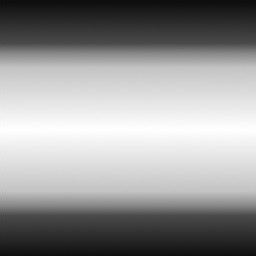
//> input picture projects/pdi/imagemTilt1.jpeg, 256 x 256 px, given in place of the camera
$ ./equalize   (built with g++ and OpenCV 4)
//> lines starting //> are read from the running program, lines starting //| are printed output that depends on the picture
#include <iostream>
#include <opencv2/opencv.hpp>

using namespace cv;
using namespace std;

int main(int argc, char** argv){
  Mat image;
  int width, height;
  VideoCapture cap;
  vector<Mat> planes;
  Mat histR, histG, histB;
  int nbins = 64;
  float range[] = {0, 256};
  const float *histrange = { range };
  bool uniform = true;
  bool acummulate = false;

  cap.open(0);

  if(!cap.isOpened()){
    cout << "cameras indisponiveis";
    return -1;
  }

  width  = cap.get(CV_CAP_PROP_FRAME_WIDTH);
  height = cap.get(CV_CAP_PROP_FRAME_HEIGHT);

  cout << "largura = " << width << endl;
  cout << "altura  = " << height << endl;

  int histw = nbins, histh = nbins/2;
  Mat histImgR(histh, histw, CV_8UC3, Scalar(0,0,0));
  Mat histImgG(histh, histw, CV_8UC3, Scalar(0,0,0));
  Mat histImgB(histh, histw, CV_8UC3, Scalar(0,0,0));

    vector<Mat> channels;
    Mat img_hist_equalized;

  while(1){
    cap >> image;
//> image is the input picture: 256 rows x 256 cols, CV_8UC3; min 12, max 255, mean 149.5

    cvtColor(image, img_hist_equalized, CV_BGR2YCrCb);
//> img_hist_equalized: 256 rows x 256 cols, CV_8UC3; mean of channels 0, 1, 2 149.5, 128, 128
    //change the color image from BGR to YCrCb format

    split(img_hist_equalized,channels);
//> channels[1]: 256 rows x 256 cols, CV_8UC1; every value is 128
    //split the image into channels

    equalizeHist(channels[0], channels[0]);
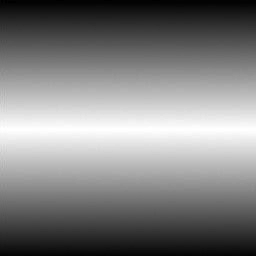
//> channels[0]: 256 rows x 256 cols, CV_8UC1; min 0, max 255, mean 128.4
    //equalize histogram on the 1st channel (Y)

    merge(channels,img_hist_equalized);
//> img_hist_equalized: 256 rows x 256 cols, CV_8UC3; mean of channels 0, 1, 2 128.4, 128, 128
    //merge 3 channels including the modified 1st channel into one image

    cvtColor(img_hist_equalized, img_hist_equalized, CV_YCrCb2BGR);
    //change the color image from YCrCb to BGR format (to display image properly)

    split (img_hist_equalized, planes);
    calcHist(&planes[0], 1, 0, Mat(), histR, 1,
             &nbins, &histrange,
             uniform, acummulate);
//> histR = 64 values, max 1512 at index 35, min 631 at index 62, mean 1024
    calcHist(&planes[1], 1, 0, Mat(), histG, 1,
             &nbins, &histrange,
             uniform, acummulate);
//> histG has the same summary as histR
    calcHist(&planes[2], 1, 0, Mat(), histB, 1,
             &nbins, &histrange,
             uniform, acummulate);
//> histB has the same summary as histR

    normalize(histR, histR, 0, histImgR.rows, NORM_MINMAX, -1, Mat());
//> histR = 64 values, max 32 at index 35, min 0 at index 62, mean 14.27
    normalize(histG, histB, 0, histImgR.rows, NORM_MINMAX, -1, Mat());
//> histB has the same summary as histR
    normalize(histB, histB, 0, histImgR.rows, NORM_MINMAX, -1, Mat());

    histImgR.setTo(Scalar(0));
    histImgG.setTo(Scalar(0));
    histImgB.setTo(Scalar(0));

    for(int i=0; i<nbins; i++){
      line(histImgR, Point(i, histh),
           Point(i, cvRound(histR.at<float>(i))),
           Scalar(0, 0, 255), 1, 8, 0);
      line(histImgG, Point(i, histh),
           Point(i, cvRound(histG.at<float>(i))),
           Scalar(0, 255, 0), 1, 8, 0);
      line(histImgB, Point(i, histh),
           Point(i, cvRound(histB.at<float>(i))),
           Scalar(255, 0, 0), 1, 8, 0);
    }
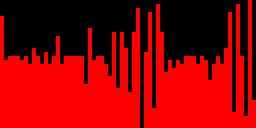
//> histImgR: 32 rows x 64 cols, CV_8UC3 (shown 4 times larger); mean B, G, R 0, 0, 142.3
//> histImgG: 32 rows x 64 cols, CV_8UC3; every value is 0
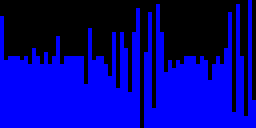
//> histImgB: 32 rows x 64 cols, CV_8UC3 (shown 4 times larger); mean B, G, R 142.3, 0, 0
    histImgR.copyTo(image(Rect(0, 0       ,nbins, histh)));
    histImgG.copyTo(image(Rect(0, histh   ,nbins, histh)));
    histImgB.copyTo(image(Rect(0, 2*histh ,nbins, histh)));
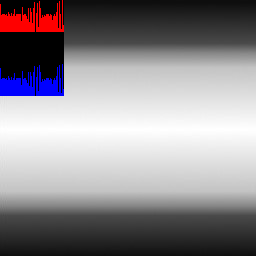
//> image: 256 rows x 256 cols, CV_8UC3; mean B, G, R 143.1, 138.6, 143.1
    imshow("image", img_hist_equalized);
    if(waitKey(30) >= 0) break;
//> the Esc key is pressed
  }
  return 0;
}

$ run again, on projects/pdi/biel.png
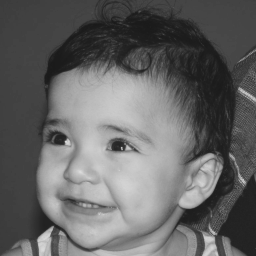
//> input picture projects/pdi/biel.png, 256 x 256 px, given in place of the camera
//> image is the input picture: 256 rows x 256 cols, CV_8UC3; min 26, max 219, mean 100.9
//> `equalizeHist(channels[0], channels[0]);`:
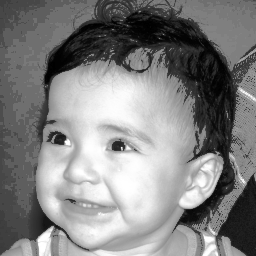
//> channels[0]: 256 rows x 256 cols, CV_8UC1; min 0, max 255, mean 129.8
//> `calcHist(&planes[0], 1, 0, Mat(), histR, 1, &nbins, &histrange, unifor..`: histR = 64 values, max 4524 at index 23, min 0 at index 16, mean 1024
//> histG has the same summary as histR
//> `calcHist(&planes[2], 1, 0, Mat(), histB, 1, &nbins, &histrange, unifor..`: histB has the same summary as histR
//> `normalize(histR, histR, 0, histImgR.rows, NORM_MINMAX, -1, Mat());`: histR = 64 values, max 32 at index 23, min 0 at index 16, mean 7.24
//> `normalize(histG, histB, 0, histImgR.rows, NORM_MINMAX, -1, Mat());`: histB has the same summary as histR
//> `histImgB.copyTo(image(Rect(0, 2*histh ,nbins, histh)));`:
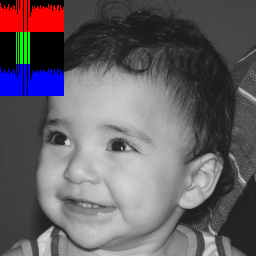
//> image: 256 rows x 256 cols, CV_8UC3; mean B, G, R 100.9, 96, 100.9
